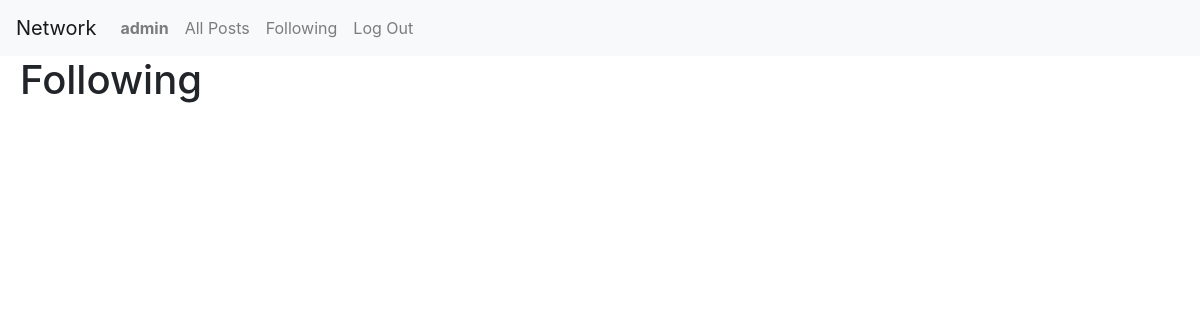
/following (signed in), run on an earlier commit of the app's database.
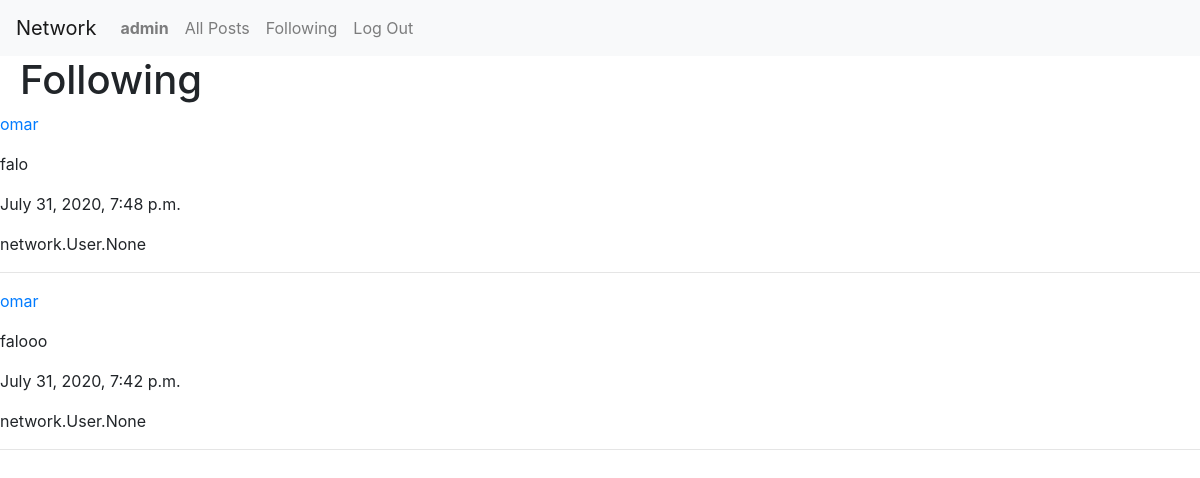
And on a later commit of the database.
### network/models.py (models this page shows)
class User(AbstractUser):
    pass

class Post(models.Model):
    user = models.ForeignKey("User", on_delete=models.CASCADE, related_name="poster")
    body = models.TextField(blank=False)
    timestamp = models.DateTimeField(auto_now_add=True)
    likes = models.ManyToManyField("User", blank=True)

### network/views.py (the view)
# urls.py: path("following", views.following, name="following")
@login_required
def following(request):
    following_users = Follow.objects.filter(follower = request.user)
    posts = []
    for user in following_users:
        user_posts = Post.objects.filter(user = user.user)
        for post in user_posts:
            posts.append(post)
    posts.sort(key = lambda x: x.timestamp)
    return render(request, "network/following.html", {
            "posts": posts[::-1]
        })

### network/templates/network/following.html (shortened to what this page needs)
{% extends "network/layout.html" %}
{% load static %}
{% block body %}
    <h1 class="h1-headings">Following</h1>
    <div class="posts-view">
        {% for post in posts %}
            <div class="post">
                <a href="{% url 'user' post.user.id %}"><p>{{ post.user }}</p></a>
                <p>{{ post.body }}</p>
                <p>{{ post.timestamp }}</p>
                <p>{{ post.likes }}</p>
            </div>
            <hr>
        {% endfor %}
    </div>
{% endblock %}

### network/templates/network/layout.html (shortened to what this page needs)
{% load static %}
<!DOCTYPE html>
<html lang="en">
    <head>
        <link rel="stylesheet" href="https://stackpath.bootstrapcdn.com/bootstrap/4.4.1/css/bootstrap.min.css">
        <link href="{% static 'network/styles.css' %}" rel="stylesheet">
    </head>
    <body>
        <nav class="navbar navbar-expand-lg navbar-light bg-light">
            <a class="navbar-brand" href="{% url 'index' %}">Network</a>
            <div>
              <ul class="navbar-nav mr-auto">
                {% if user.is_authenticated %}
                    <li class="nav-item">
                        <a class="nav-link" href="{% url 'user' user.id %}"><strong>{{ user.username }}</strong></a>
                    </li>
                {% endif %}
                <li class="nav-item">
                  <a class="nav-link" href="{% url 'index' %}">All Posts</a>
                </li>
                {% if user.is_authenticated %}
                    <li class="nav-item">
                        <a class="nav-link" href="{% url 'following' %}">Following</a>
                    </li>
                    <li class="nav-item">
                        <a class="nav-link" href="{% url 'logout' %}">Log Out</a>
                    </li>
                {% endif %}
              </ul>
            </div>
          </nav>
        <div class="body">
            {% block body %}
            {% endblock %}
        </div>
    </body>
</html>

### network/static/network/styles.css (style rules this page uses)
.h1-headings { padding-left: 20px; }

What changed in the data, as far as the page shows it:
added Post: user "omar", body "falo", timestamp "July 31, 2020, 7:48 p.m.", likes "network.User.None"
added Post: user "omar", body "falooo", timestamp "July 31, 2020, 7:42 p.m.", likes "network.User.None"
